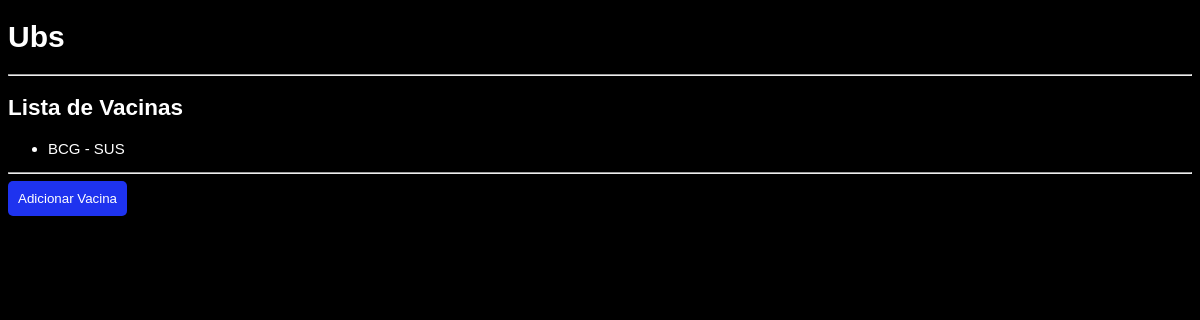
Before: /ubs/vacinas/lista/ with the older database file.
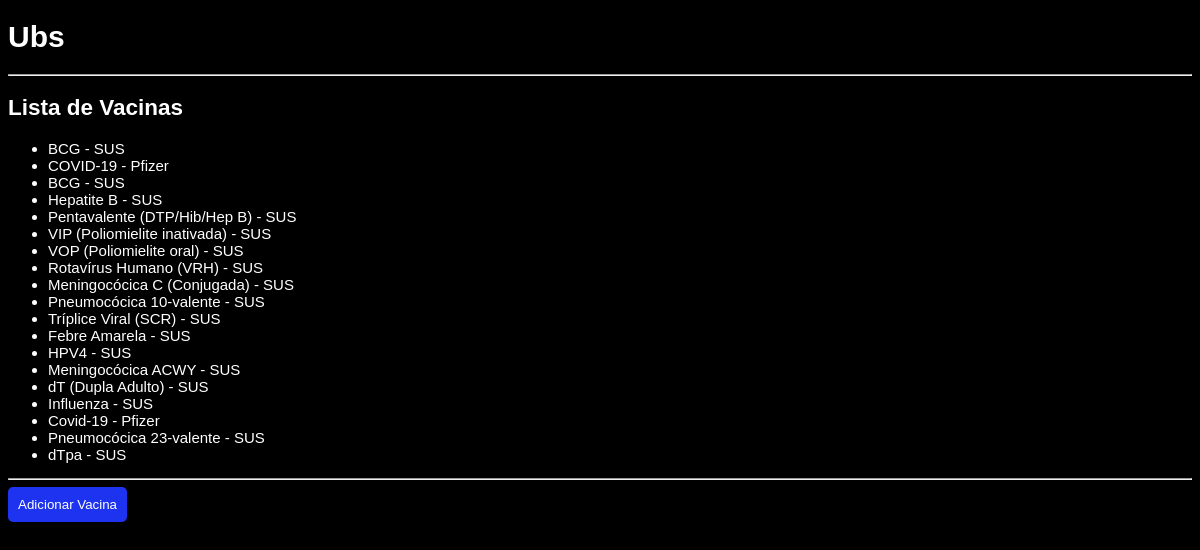
After: the same page with the newer database file.
### ubs/models/vaccine.py (models this page shows)
class Vaccine(models.Model):
    type_vaccine = models.CharField(max_length=100)
    vaccine_manufacturer = models.CharField(max_length=100)
    prevents = models.CharField(max_length=255)
    def __str__(self):
        return f"{self.type_vaccine} - {self.vaccine_manufacturer}"

### ubs/views/vaccine_views.py (the view)
# urls.py: path('vacinas/lista/', vaccine_views.list_vaccine, name='list_vaccine'),
def list_vaccine(request):
    data = Vaccine.objects.all()
    return render(request, 'ubs/vaccine/list.html', {'vaccines': data})

### ubs/templates/ubs/vaccine/list.html (shortened to what this page needs)
{% extends 'ubs/base.html' %}
{% block corpo %}
<h2>Lista de Vacinas</h2>
{% if vaccines %}
    <ul>
        {% for vaccine in vaccines %}
            <li>
                <a href="{% url 'detail_vaccine' vaccine.id %}">
                    {{ vaccine }}
                </a>
            </li>
        {% endfor %}
    </ul>
{% else %}
    <p>Nenhuma vacina encontrada.</p>
{% endif %}
<hr>
<a href="{% url 'create_vaccine' %}">
    <button style="
        padding: 10px;
        background-color: rgb(30, 51, 239);
        color: white;
        border: none;
        border-radius: 5px;
    ">
        Adicionar Vacina
    </button>
</a>
{% endblock %}

### ubs/templates/ubs/base.html (shortened to what this page needs)
{% load static %}
<!DOCTYPE html>
<html lang="pt-br">
<head>
    <link rel="stylesheet" type="text/css" href="{% static 'ubs/style.css' %}">
</head>
<body>
    <header>
        <h1>Ubs</h1>
        <hr />
    </header>
    {% block corpo %}
    {% endblock %}
</body>
</html>

### ubs/static/ubs/style.css (style rules this page uses)
body { font-family: Arial, Arial, Helvetica, sans-serif; font-size: 15px; background-color: #000; color: #fff; }
hi, h2 { font-weight: bold; }
a { color: #fff; text-decoration: none; }

Changed rows visible on the page:
added Vaccine: type_vaccine+vaccine_manufacturer "COVID-19 - Pfizer"
added Vaccine: type_vaccine+vaccine_manufacturer "BCG - SUS"
added Vaccine: type_vaccine+vaccine_manufacturer "Hepatite B - SUS"
added Vaccine: type_vaccine+vaccine_manufacturer "Pentavalente (DTP/Hib/Hep B) - SUS"
added Vaccine: type_vaccine+vaccine_manufacturer "VIP (Poliomielite inativada) - SUS"
added Vaccine: type_vaccine+vaccine_manufacturer "VOP (Poliomielite oral) - SUS"
added Vaccine: type_vaccine+vaccine_manufacturer "Rotavírus Humano (VRH) - SUS"
added Vaccine: type_vaccine+vaccine_manufacturer "Meningocócica C (Conjugada) - SUS"
added Vaccine: type_vaccine+vaccine_manufacturer "Pneumocócica 10-valente - SUS"
added Vaccine: type_vaccine+vaccine_manufacturer "Tríplice Viral (SCR) - SUS"
added Vaccine: type_vaccine+vaccine_manufacturer "Febre Amarela - SUS"
added Vaccine: type_vaccine+vaccine_manufacturer "HPV4 - SUS"
added Vaccine: type_vaccine+vaccine_manufacturer "Meningocócica ACWY - SUS"
added Vaccine: type_vaccine+vaccine_manufacturer "dT (Dupla Adulto) - SUS"
added Vaccine: type_vaccine+vaccine_manufacturer "Influenza - SUS"
added Vaccine: type_vaccine+vaccine_manufacturer "Covid-19 - Pfizer"
added Vaccine: type_vaccine+vaccine_manufacturer "Pneumocócica 23-valente - SUS"
added Vaccine: type_vaccine+vaccine_manufacturer "dTpa - SUS"
